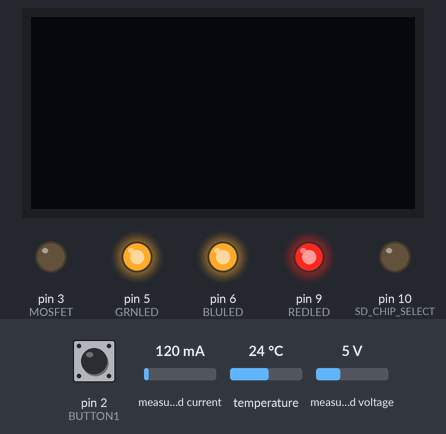
Simulated run of this sketch. Board: Arduino Uno, built with avr-gcc and run on an emulated ATmega328P. On the bench: 128×64 one-colour display, output pins drawn as LEDs (lit = HIGH). Dashed ring = blinking. The inputs (shaded band) are chosen by the test bench; at power-on: pin 2 (BUTTON1) HIGH, measured current 120 mA, temperature 24 °C, measured voltage 5 V. Storage starts empty; what the sketch prints to the serial monitor is not drawn.

Above: at 1.6 s.
1.7 s: pin 2 (BUTTON1) pulled LOW for 0.15 s
At 4.0 s:
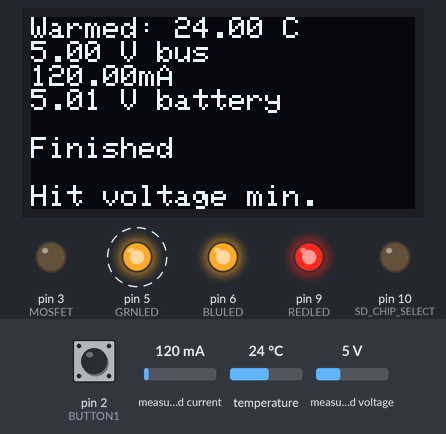
4.5 s: measured current set to 40 mA
At 5.5 s:
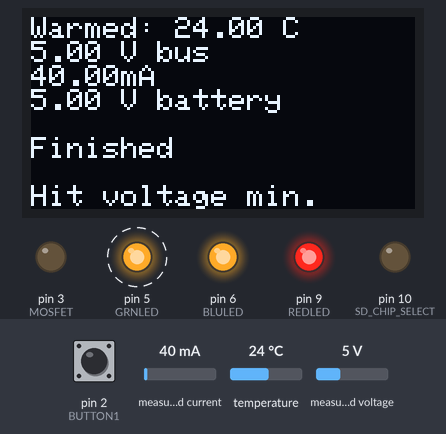
6.3 s: temperature set to 12 °C
At 8.0 s:
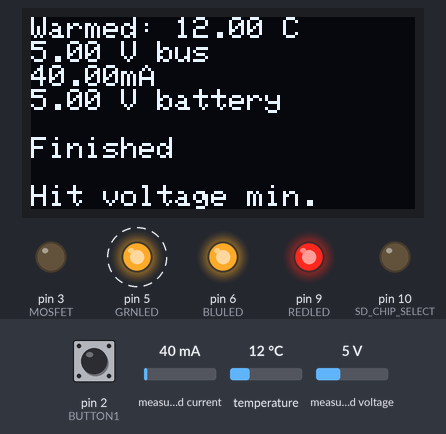
8.3 s: measured voltage set to 0.3 V
At 9.9 s:
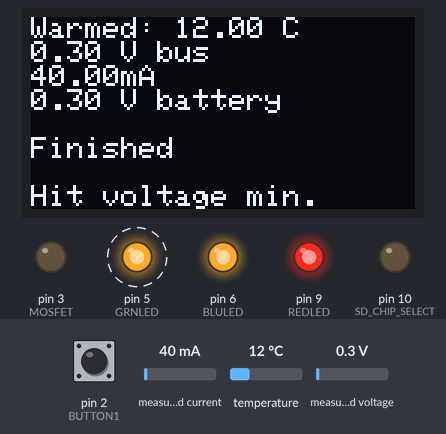
10.3 s: temperature set to 19 °C
12.3 s: measured current set to 500 mA
At 13.7 s:
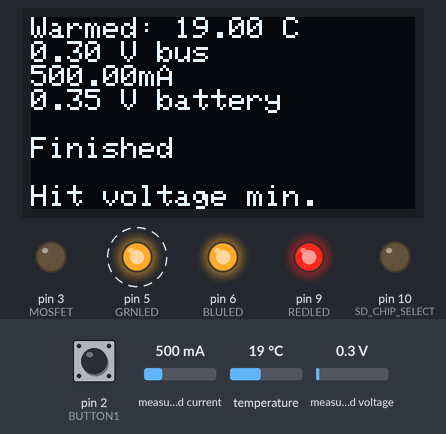
Timing chart, 0 to 15.3 s (numbered marks = the images above; inputs shaded):
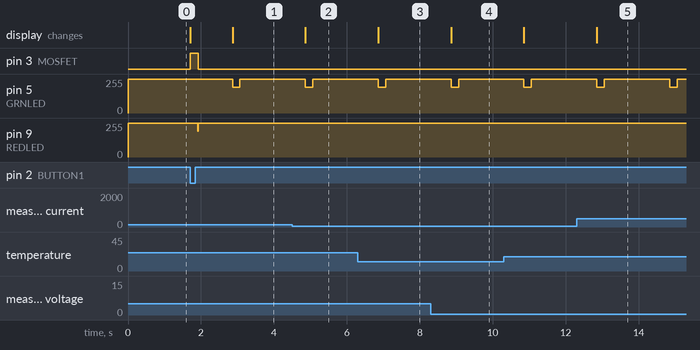

Measured:
- after the input at 1.7 s, pin 3 (MOSFET): LOW → HIGH at once, → LOW 0.23 s later; pin 5 (GRNLED): 255/255 → 195/255 after 1.2 s, → 255/255 0.20 s later
- after the input at 4.5 s, the display: changes after 0.37 s (image 2)
- after the input at 6.3 s, the display: changes after 0.57 s (image 3)
- after the input at 8.3 s, the display: changes after 0.57 s (image 4)
- after the input at 12.3 s, the display: changes after 0.56 s (image 5)

The sketch:

temp_sense_test_RevC.ino
```cpp
/* temp_sense_test_RevA.ino
	Luke Miller 2018-12

 For use with Tidepool_heater_RevA hardware board

	Use a DS18B20 temperature sensor probe to track water
	temperature as a heater heats it.

  Show data on OLED display screen.

  Save temperature data to a SD card.

  Use INA219 chip to sense battery voltage and current

	The hardware includes two OneWire DS18B20 temperature
	sensors, one for the warmed water and one for the
	ambient water. The individual sensor addresses are
	hard coded in the preamble below and would need to be
	updated to use other sensors. The data line for the
  OneWire devices is Arduino pin 3

	The heating is accomplished by a 12VDC silicone heating
	pad connected to a MOSFET attached to pin 8 of the
	Arduino.

  A tactile switch button is attached to Arduino pin 2 and
  ground.

*/

// Include the libraries we need
#include <Wire.h>
#include <SPI.h>
#include <OneWire.h>  // https://github.com/PaulStoffregen/OneWire
#include <DallasTemperature.h> // https://github.com/milesburton/Arduino-Temperature-Control-Library
#include <SdFat.h>  // https://github.com/greiman/SdFat
#include "SSD1306Ascii.h" // https://github.com/greiman/SSD1306Ascii
#include "SSD1306AsciiWire.h" // https://github.com/greiman/SSD1306Ascii
#include <INA219.h> // https://github.com/millerlp/INA219
#include <avr/wdt.h>

//*************************
#define REVC  // Comment this line out to use Rev A/B hardware

// Change pin assignments based on hardware Revision
#ifdef REVC
#define ONE_WIRE_BUS 8  // For Rev C hardware
#define MOSFET 3  // Arduino digital pin 3 used to turn on MOSFET on RevC
#else
#define ONE_WIRE_BUS 3  // For Rev A/B hardware
#define MOSFET 8  // Arduino digital pin 8 used to turn on MOSFET on RevA/B
#endif
//*******************************
// Define the bits of temperature precision for DS18B20
#define TEMPERATURE_PRECISION 12
// Setup a oneWire instance to communicate with any
// OneWire devices (not just Maxim/Dallas temperature ICs)
OneWire oneWire(ONE_WIRE_BUS);
// Pass our oneWire reference to Dallas Temperature.
DallasTemperature sensors(&oneWire);
// Arrays to hold OneWire device addresses
// Device address can be retrieved
// by using either oneWire.search(deviceAddress) or individually via
// sensors.getAddress(deviceAddress, index)
DeviceAddress warmedThermometer;

// Timekeeping
unsigned long myMillis = 0;
unsigned long maxHeatTime = 5 ; // time heater is allowed to run (HOURS)
unsigned long updateTime = 2; // time to update Serial monitor (seconds)
unsigned long SDupdateTime = 10; // time to write data to SD card (seconds)
unsigned long lastTime = 0; // variable to keep previous time value
unsigned long lastSDTime = 0; // variable to keep previous SD write time value
bool quitFlag = false; // Flag to quit the heating loop
// Temperature variables
float maxTempC = 37.0; // maximum temperature (C) allowed before shutting off heater
float warmWaterTempC = 0; // current heated water temperature
float ambientWaterTempC = 0; // ambient water temperature

//*********************************************
// Define the OLED display object
SSD1306AsciiWire oled;  // When using Wire library
#define I2C_ADDRESS 0x3C

//**********************
#define COMMON_ANODE
#define BUTTON1 2 // Digital pin D2 (PD2) hooked to button 1
#define REDLED 9 // Red LED
#define GRNLED 5 // Green LED
#define BLULED 6 // Blue LED

//********************************
// SD chip select pin.
const uint8_t SD_CHIP_SELECT = 10;
//*************
// Create sd card objects
SdFat sd;
SdFile logfile;  // for sd card, this is the file object to be written to
// Declare initial name for output files written to SD card
char filename[] = "Temps_00.csv";
volatile bool sdErrorFlag = false; // false = no error, true = error

//******************************
// Set up INA219 current/voltage monitor (default I2C address is 0x40)
Adafruit_INA219 ina219(0x40);
float shuntvoltage = 0; // Voltage drop across shunt resistor (0.01ohm on heater board)
float busvoltage = 0;  // Voltage at the load (heater)
float current_mA = 0;
float loadvoltage = 0;  // Estimated battery voltage (prior to the shunt resistor + load)
// Define a minimum safe voltage for the battery
// Target final voltage of 11.9V at battery (no load)
// With schottky diode, no load voltage drop is ~0.15V, and ~0.45V under load
// So a loadvoltage reading of 12.0 is ~12.4V at the battery under load
// A loadvoltage reading of 11.4 under load
// should be ~11.9 at battery with no load
float voltageMin = 11.35; // units: volts
bool lowVoltageFlag = false;

//**********************************************************
//**********************************************************
void setup(void)
{
  pinMode(MOSFET, OUTPUT);
  digitalWrite(MOSFET, LOW);
  pinMode(BUTTON1, INPUT_PULLUP);
  pinMode(REDLED, OUTPUT);
  pinMode(GRNLED, OUTPUT);
  pinMode(BLULED, OUTPUT);
  digitalWrite(REDLED, HIGH); // for common anode LED, set high to shut off
  digitalWrite(GRNLED, HIGH);
  digitalWrite(BLULED, HIGH);
  // start serial port
  Serial.begin(57600);
  Serial.println(F("Hello"));

  // Start up the OneWire library
  sensors.begin();

  Serial.print(F("Found "));
  Serial.print(sensors.getDeviceCount(), DEC);
  Serial.println(F(" OneWire devices."));

  // Search for OneWire devices on the bus and assign based on an index.
	// The address (8 hex bytes) of attached OneWire unit will be saved
	// into warmedThermometer.
//   oneWire.reset_search();
   if (!oneWire.search(warmedThermometer)) Serial.println("Unable to find address for DS18B20 Thermometer");


	// show the addresses we found on the bus
	Serial.print("Device 0 Address: ");
	printAddress(warmedThermometer);
	Serial.println();


	// Set the temperature resolution
	sensors.setResolution(warmedThermometer, TEMPERATURE_PRECISION);

  // Convert maxHeatTime and updateTime to milliseconds
	maxHeatTime = maxHeatTime * 60 * 60 * 1000;
	updateTime = updateTime * 1000;
  SDupdateTime = SDupdateTime * 1000;
  //*********************************
  // Initialize the OLED display
  oled.begin(&Adafruit128x64, I2C_ADDRESS);  // For 128x64 OLED screen
  oled.setFont(Adafruit5x7);
  oled.clear();
  //****************************
	// Poll the temperature sensors
	sensors.requestTemperatures();
	warmWaterTempC = sensors.getTempC(warmedThermometer);

  //**********************
  // Set up SD card
  pinMode(SD_CHIP_SELECT, OUTPUT);  // set chip select pin for SD card to output
  if (!sd.begin(SD_CHIP_SELECT, SPI_HALF_SPEED)) {
    sdErrorFlag = true;
  } else {
    sdErrorFlag = false;
//    initFileName();
  }
  //*******************************
  // Initialize the INA219.
  // By default the initialization will use the range (32V, 2A).  However
  // you can call a setCalibration function to change this range (see comments).
  ina219.begin();
  // To use a 32V, 32A range (lower precision on amps):
  ina219.setCalibration_32V_32A();
  //********************************
  shuntvoltage = ina219.getShuntVoltage_mV();

  loadvoltage = busvoltage + (shuntvoltage / 1000);

  Serial.println(warmWaterTempC);

  Serial.println(F("Hit start button"));

  //***********************************************************
  // Wait here for button press. Heating will not start
  // until the user chooses to start. Meanwhile, output
  // current temperatures, battery voltage
  while(digitalRead(BUTTON1) != LOW) {
      if (millis() - lastTime > updateTime){
      // Update lastTime
      lastTime = millis();
      // Send the command to get all available temperatures
      sensors.requestTemperatures();
      warmWaterTempC = sensors.getTempC(warmedThermometer);
      // Update voltage and current data
      busvoltage = ina219.getBusVoltage_V();
      current_mA = ina219.getCurrent_mA();
      shuntvoltage = ina219.getShuntVoltage_mV();
      loadvoltage = busvoltage + (shuntvoltage / 1000);
      // Update serial monitor
      printSerial();
      // Use function to print temperatures+voltage to OLED display
      PrintoledTemps();
      oled.println();
      // 4th line, show info
      oled.print(F("Hit start button "));
      oled.println();
      if (sdErrorFlag){
        oled.print(F("No SD"));
      }
      // Pulse LED
      digitalWrite(BLULED, !digitalRead(BLULED));
    }
  }
  //***************************************************
	// Turn on heater
	digitalWrite(MOSFET, HIGH);
  digitalWrite(BLULED, HIGH); // Turn off blue LED if on
  oled.clear();
  oled.print(F("Starting..."));
  Serial.println(F("Starting heater"));
  delay(200);
//  digitalWrite(REDLED, LOW); // Turn on red led to show heater power is on
  setColor(60,0,0); // red color
  wdt_enable(WDTO_8S); // Enable 4 or 8 second watchdog timer timeout
  // Set myMillis to denote start time
  myMillis = millis();
}  // end of setup loop

/////////////////////////////////////////////////////////// Main loop
void loop (void)
{
  // Start by initializing the output file
  if (!sdErrorFlag){
    initFileName();
  }
  // Check to see if last load voltage value (i.e. voltage at battery)
  // was below the voltageMin value
  if (loadvoltage < voltageMin){
    lowVoltageFlag = true;
  }
	// In the main loop, run the heater until the elapsed
	// time exceeds maxHeatTime or the battery supply voltage
	// drops below the voltageMin. After that just kill the heater.
  while ( (millis() - myMillis < maxHeatTime) & (warmWaterTempC < maxTempC) &
	(loadvoltage > voltageMin) )
  {
    // Reset the watchdog timer every time the while loop loops
    wdt_reset();
    // If a few seconds have elapsed (set by updateTime), take
    // new temperatures and update display
  		if ( (millis() - lastTime) > updateTime) {
  			// Update lastTime
  			lastTime = millis();

  			// Send the command to get all available temperatures
  			sensors.requestTemperatures();
  			// Write temperatures to the separate variables
  			warmWaterTempC = sensors.getTempC(warmedThermometer);
        // Update busvoltage
        busvoltage = ina219.getBusVoltage_V();
        current_mA = ina219.getCurrent_mA();
        shuntvoltage = ina219.getShuntVoltage_mV();
        loadvoltage = busvoltage + (shuntvoltage / 1000);
        if (loadvoltage < voltageMin){
          // If the battery voltage has dropped too low, set
          // a flag.
          lowVoltageFlag = true;
        }

	    // Output new info to Serial monitor
        printSerial();
      // Use function to print temperatures to OLED display
        PrintoledTemps();
        oled.println();
      // Include the elapsed heating time
        oled.print(F("Time: "));
        oled.println( (millis() - myMillis)/1000);
        oled.print(F("       Heating"));
        oled.println();
        if (sdErrorFlag){
          oled.print(F("No SD"));
        }
      // Check if it has been long enough to write another
      // sample to the SD card (set by lastSDTime)
        if ( (millis() - SDupdateTime) > lastSDTime) {
          lastSDTime = millis();
          if (!sdErrorFlag){
            writeToSD();
          }
        }
		} // end of if (millis() - lastTime > updateTime)
   if (quitFlag){ // If someone hits BUTTON1 interrupt again to quit
    break; // Leave the heating loop, proceed to the infinite loop below
   }
   // Enable button1 interrupt to quit this loop when user presses button1
   attachInterrupt(0, buttonFunc, LOW);
  } // end of heating while loop

 // If the while loop above quits for any reason, kill the heater
  digitalWrite(MOSFET, LOW); // turn off heater
  setColor(0,0,0); // turn off notification LED
  if (lowVoltageFlag){
    Serial.println(F("Low voltage limit hit"));
  }

  //*********************************************************
  // Go into infinite loop, only to be quit via hardware reset
  while(1) {
    if ( (millis() - lastTime) > updateTime)
    {
      // Update lastTime
      lastTime = millis();
      // Send the command to get all available temperatures
      sensors.requestTemperatures();
      warmWaterTempC = sensors.getTempC(warmedThermometer);
      // Update busvoltage
      busvoltage = ina219.getBusVoltage_V();
      current_mA = ina219.getCurrent_mA();
      shuntvoltage = ina219.getShuntVoltage_mV();
      loadvoltage = busvoltage + (shuntvoltage / 1000);
    // Use function to print temperatures+voltage to OLED display
      PrintoledTemps();
      oled.println();
      oled.print(F("Finished"));
      oled.println();
      if (sdErrorFlag){
          oled.print(F("No SD"));
      } else {
         oled.print(F("     "));
      }
      oled.println();
      if (lowVoltageFlag){
        oled.print(F("Hit voltage min."));
      }
      // Check if it has been long enough to write another
      // sample to the SD card (set by lastSDTime)
      if ( (millis() - SDupdateTime) > lastSDTime) {
        lastSDTime = millis();
        if (!sdErrorFlag){
          writeToSD();
        }


      }
      wdt_reset();
      setColor(0,60,0);
      delay(200);
      setColor(0,0,0);
    } // End of if statement
  } // End of while loop

}


//---------------printAddress--------------------------------------
// function to print a device address
void printAddress(DeviceAddress deviceAddress)
{
  for (uint8_t i = 0; i < 8; i++)
  {
    // zero pad the address if necessary
    if (deviceAddress[i] < 16) Serial.print("0");
    Serial.print(deviceAddress[i], HEX);
  }
}

//----------PrintoledTemps------------------
/* Function to print warm and ambient water
 *  temperatures, and battery voltage
 *  to the OLED display.
 *  After calling this function send another
 *  oled.println() call if you need to write
 *  a 4th line of info
 */
void PrintoledTemps(void)
{
  oled.clear();
  oled.print(F("Warmed: "));
  oled.print(warmWaterTempC);
  oled.println(F(" C"));
  // 2nd line, show battery voltage
  oled.print(busvoltage);
  oled.println(F(" V bus"));
  oled.print(current_mA);
  oled.println(F("mA"));
  oled.print(loadvoltage);
  oled.println(F(" V battery"));
}

//-------------- initFileName --------------------------------------------------
// initFileName - a function to create a filename for the SD card
// with a 2-digit counter in the name.
// The character array 'filename' was defined as a global array
// at the top of the sketch in the form "Temps_00.csv"
void initFileName(void) {

  // Change the counter on the end of the filename
  // (digits 6+7) to increment count for files generated on
  // the same day.
  for (uint8_t i = 0; i < 100; i++) {
    filename[6] = i / 10 + '0';
    filename[7] = i % 10 + '0';

    if (!sd.exists(filename)) {
      // when sd.exists() returns false, this block
      // of code will be executed to open the file
      if (!logfile.open(filename, O_RDWR | O_CREAT | O_AT_END)) {
        // If there is an error opening the file, notify the
        // user. Otherwise, the file is open and ready for writing
        sdErrorFlag = true;
      }
      break; // Break out of the for loop when the
      // statement if(!logfile.exists())
      // is finally false (i.e. you found a new file name to use).
    } // end of if(!sd.exists())
  } // end of file-naming for loop
  //------------------------------------------------------------
  // Write 1st header line to SD file based on mission info
  logfile.println(F("Seconds,WarmedTempC,BatteryV,Current.mA"));

  logfile.close(); // Force the data to be written to the file by closing it
} // end of initFileName function


//------------- writeToSD -----------------------------------------------
// writeToSD function. This formats the available data in the
// data arrays and writes them to the SD card file in a
// comma-separated value format.
void writeToSD (void) {

  // Reopen logfile. If opening fails, notify the user
  if (!logfile.isOpen()) {
    if (!logfile.open(filename, O_RDWR | O_CREAT | O_AT_END)) {
      sdErrorFlag = true; // If there is an error
    } else {
      sdErrorFlag = false; // File opened successfully
    }
  }

  // Write elapsed seconds to first column
  logfile.print( (millis() - myMillis)/1000);
  logfile.print(F(","));
  logfile.print(warmWaterTempC);
  logfile.print(F(","));
  logfile.print(loadvoltage);
  logfile.print(F(","));
  logfile.print(current_mA);
  logfile.println();

  logfile.close(); // force the buffer to empty
}

//-----------printSerial--------------------
void printSerial (void)
{
      Serial.print(F("Heated: "));
      Serial.print(warmWaterTempC);
      Serial.print(F("C \t"));
      Serial.print(F("Bus Voltage: "));
      Serial.print(busvoltage);
      Serial.print(F(" V\t Load Voltage: "));
      Serial.print(loadvoltage);
      Serial.print(F(" V\t current: "));
      Serial.print(current_mA);
      Serial.println(F("mA"));
}

//--------------- buttonFunc --------------------------------------------------
// buttonFunc
void buttonFunc(void){
  detachInterrupt(0); // Turn off the interrupt
  delay(20);
  if (digitalRead(BUTTON1) == LOW){
    quitFlag = true; // Button has been pressed for at least 20ms, quit heating loop
  }
  // Execution will now return to wherever it was interrupted, and this
  // interrupt will still be disabled.
}

void setColor(int red, int green, int blue)
{
  #ifdef COMMON_ANODE
    red = 255 - red;
    green = 255 - green;
    blue = 255 - blue;
  #endif
  analogWrite(REDLED, red);
  analogWrite(GRNLED, green);
  analogWrite(BLULED, blue);
}
```
